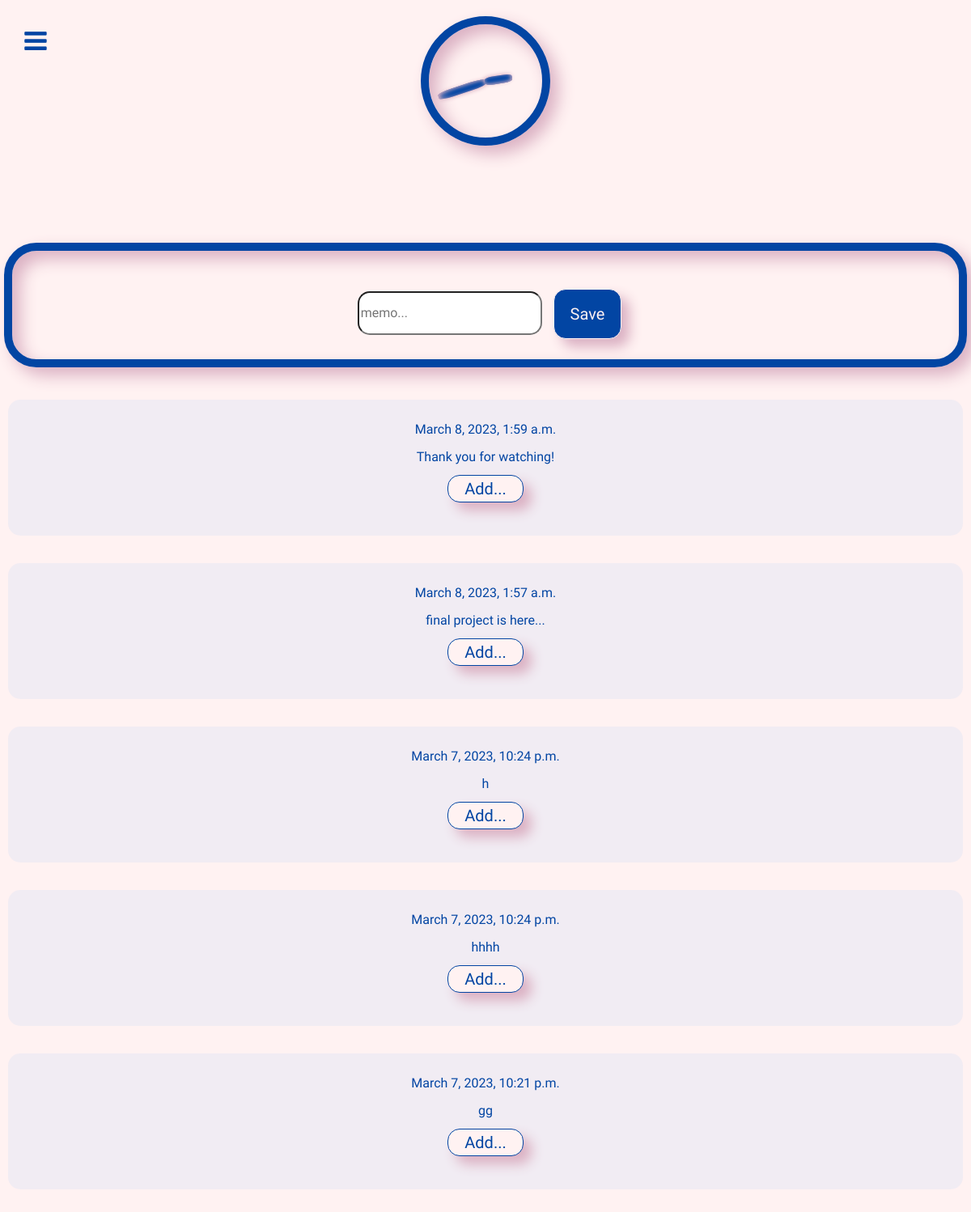
The page /memo (signed in) on the database its author committed.
### finalproject/models.py (models this page shows)
class Note(models.Model):
    this_user = models.ForeignKey("User", on_delete=models.CASCADE, related_name="this_user")
    note_date = models.DateTimeField(timezone.now, blank="True", null="True")
    my_note = models.TextField(max_length=1000)

### finalproject/views.py (the view)
# urls.py: path("memo", views.memo, name="memo"),
@csrf_exempt
def memo(request):
    if request.user.is_authenticated:
        if request.method == "POST":
            form = NoteForm(request.POST)
            if form.is_valid():
                note = Note(
                    this_user=request.user,
                    note_date=timezone.now(),
                    my_note=form.cleaned_data["my_note"]
                )
                note.save()
            return redirect("memo")
        else:
            memos= Note.objects.all().order_by("-note_date")
            return render(request, "finalproject/memo.html", {
                "memos":memos,
                "form":NoteForm(),
                })
    else:
        return HttpResponseRedirect(reverse("login"))

### finalproject/forms.py
class NoteForm(forms.Form):
    my_note = forms.CharField(label="", widget=forms.TextInput(attrs={"class":"note", "PlaceHolder":"memo..."}))

### finalproject/templates/finalproject/memo.html (shortened to what this page needs)
{% extends "finalproject/layout.html" %}
{% load static %}
{% block body %}
{% if user.is_authenticated %}
    <div class="notediv table">
        <form style="padding-top:35px;" method="POST" action="{% url 'memo' %}">
            {{form}}
            <input id ="notebtn" type="submit" value="Save" class="btn btn-primary button">
        </form>
    </div>
    {% for p in memos %}
        {% if request.user.id == p.this_user.id %}
        <ul class="dim">
            <li>{{p.note_date}}</li>
            <li id="my_note{{p.id|safe}}">{{p.my_note|safe}}</li>
            <div>
                <button onclick="edit_button(this.value)" name="editbtn" type="submit" class="edit_button {{p.id|safe}}" id="editbtn{{p.id}}" value="{{p.id|safe}}">Add...</button>
                </div>
        </ul>
        <br>
        {% endif %}
    {% endfor %}
{% endif %}
{% endblock %}

### finalproject/static/finalproject/styles.css (style rules this page uses)
html { min-width: 100%; max-height:100%; }
body { font-family: Nanum Myeongjo; text-align: center; background-color: #FFF2F2; color:#0245A3; }
div { padding: 5px; position: relative; box-sizing: border-box; }
.notediv { margin-bottom: 40px; }
.edit_button, .n_button, #nuteditbtn { background-color:#FFF2F2; color:#0245A3; border-color:#0245A3; border:solid 1px; line-height:0.6; font-family: Nanum Myeongjo; }
#nutbtn, #notebtn, #sleepbtn { background-color:#0245A3; color:#FFF2F2; border-color:#FFF2F2; }
.edit_button, #noteditbtn, .n_button, #nutbtn:hover { background-color:#FFF2F2; color:#0245A3; border-color:#0245A3; font-family: Nanum Myeongjo; }
.btn-primary { background-color:#0245A3; color:#FFF2F2; border-radius: 10px; border-color: #FFF2F2; line-height: 2; font-family: Nanum Myeongjo; }
button, .btn { background-color: #0245A3; border-color: #FFF2F2; color: #FFF2F2; font-size: 20px; border-radius: 15px; box-shadow: 10px 10px 15px #dbb1c3; display: inline-block; padding: 10px 20px; font-family: Nanum Myeongjo; }
.cosumed, .counted, .category, .note, .bed { line-height: 3; font-family: Nanum Myeongjo; border-radius: 15px; background-color:white; margin:10px; margin-bottom:25px; }
li { padding: 5px; }
.dim { background: rgba(0, 123, 255, 0.056); color: #0245A3; list-style-type: none; padding: 20px; border-radius: 15px; margin:5px; }
.table { display: table; float:center; max-width:100%; border:solid 10px; color: #0245A3; border-radius:40px; box-shadow: 10px 10px 20px #dbb1c3, inset 10px 10px 20px #dbb1c3; }

### rows shown on the page
Note: note_date "March 8, 2023, 1:59 a.m.", my_note "Thank you for watching!", {{ p.id|safe }} 7 (drawn)
Note: note_date "March 8, 2023, 1:57 a.m.", my_note "final project is here...", {{ p.id|safe }} 6 (drawn)
Note: note_date "March 7, 2023, 10:24 p.m.", my_note "h", {{ p.id|safe }} 4 (drawn)
Note: note_date "March 7, 2023, 10:24 p.m.", my_note "hhhh", {{ p.id|safe }} 5 (drawn)
Note: note_date "March 7, 2023, 10:21 p.m.", my_note "gg", {{ p.id|safe }} 3 (drawn)
